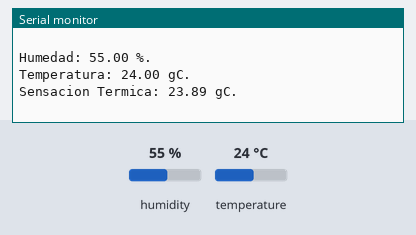
The sketch below on a simulated Arduino Nano, built with avr-gcc and run on an emulated ATmega328P. Shown: the last lines printed to the serial monitor. Inputs (shaded band) come from the test bench; at power-on: humidity 55 %, temperature 24 °C.

Above: at 4.8 s.
4.9 s: humidity set to 22 %
At 6.9 s:
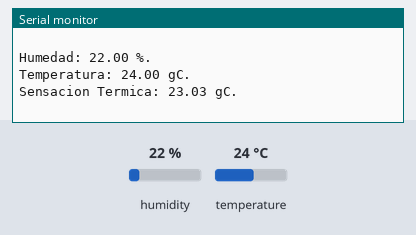
7.9 s: temperature set to 12 °C
At 9.0 s:
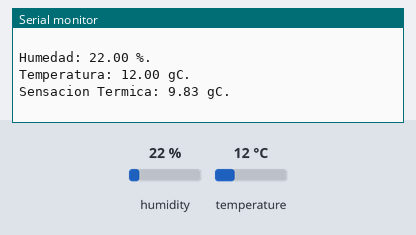
10.9 s: humidity set to 40 %
At 13.2 s:
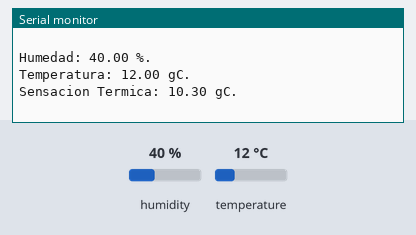
Timing chart, 0 to 14.7 s (numbered marks = the images above; inputs shaded):
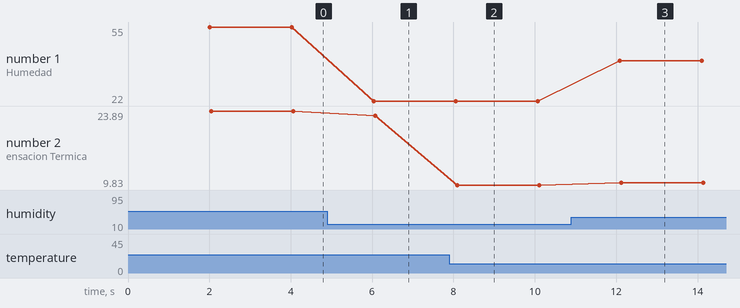

Measured:
- after the input at 4.9 s, the serial monitor: prints a new line after 1.1 s (image 1)
- after the input at 7.9 s, the serial monitor: prints a new line after 0.17 s (image 2)
- after the input at 10.9 s, the serial monitor: prints a new line after 1.2 s (image 3)
- plotted number 1: 55 → 22 after the input at 4.9 s, 22 → 40 after the input at 10.9 s
- plotted number 2: 23.89 → 23.03 after the input at 4.9 s, 23.03 → 9.83 after the input at 7.9 s, 9.83 → 10.3 after the input at 10.9 s

The sketch:

pruebaDHT.ino.ino
```cpp
// Prueba de Sensor de Temperatura y Humedad DHT
// Autor: Oscar Núñez Mori, 23 Feb. 2024. Jaén-PERÚ
// Basado en Ejmplo  Adafruit(s.f.) DHT Sensor Library.
// - DHT Sensor Library: https://github.com/adafruit/DHT-sensor-library
// - Adafruit Unified Sensor Lib: https://github.com/adafruit/Adafruit_Sensor

#include "DHT.h"

#define DHTPIN 2     // Pin del Sensor.
// #define DHTTYPE DHT11   // DHT 11
#define DHTTYPE DHT22   // DHT 22  (AM2302), AM2321
//#define DHTTYPE DHT21   // DHT 21 (AM2301)

// Pin 1 del Sensor (Izquierda) a +5V. en Arduino Nano 3.x
// Pin 2 del Sensor (Medio) a DHTPIN en este caso pin 2
// Pin 3 del sensor (Derecha) a Tierra
// Poner resistencia de 10k entre pin 2 (data) y pin1 (Vcc)
// Initialize DHT sensor.

DHT dht(DHTPIN, DHTTYPE);

void setup() {
  Serial.begin(9600);
  Serial.println("Probando el Sensor DHT! \n");
  dht.begin();
}

void loop() {
  // Esperando unos segundos entre mediciones
  delay(2000);

  // La lectura de la temperatura o humedad toma 250 milisegundos
  // La lectura del sensor pueden tomar hasta 2 segundos
  float h = dht.readHumidity(); // Lectura humedad
  float t = dht.readTemperature(); // Lectura Temperatura en Celsius por defecto
  // Read temperature as Fahrenheit (isFahrenheit = true)
  // float f = dht.readTemperature(true);

  // Verifica lecturas si falla vuelve a intentar.
  if (isnan(h) || isnan(t)) {
    Serial.println("Falla de lectura del Sensor!\n");
    return;
  }

  // Calcula indice de calor en Fahrenheit por defecto
  //float hif = dht.computeHeatIndex(f, h);
  // Calculo de calor en Celcius (isFahreheit = false)
  float hic = dht.computeHeatIndex(t, h, false);

  Serial.print("Humedad: ");
  Serial.print(h);
  Serial.print(" %. \n");
  Serial.print("Temperatura: ");
  Serial.print(t);
  Serial.print(" gC. \n");
  Serial.print("Sensacion Termica: ");
  Serial.print(hic);
  Serial.print(" gC.\n");
  Serial.print("\n \n");
}
```
